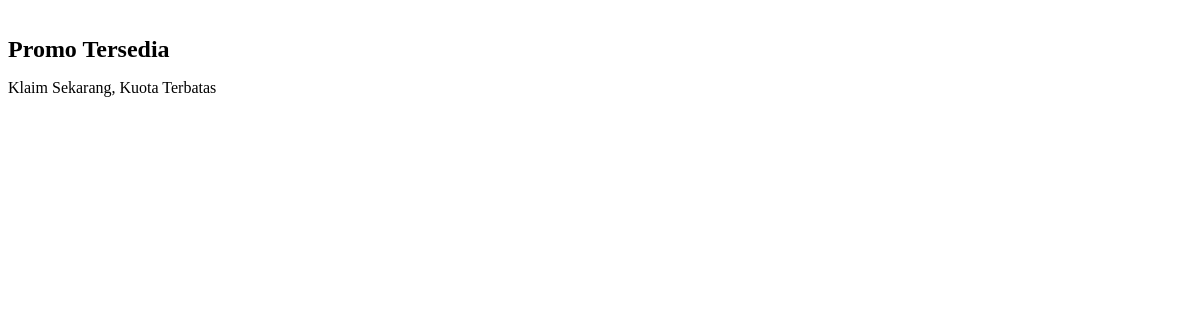
/ui/promo.php, run on an earlier commit of the app's database.
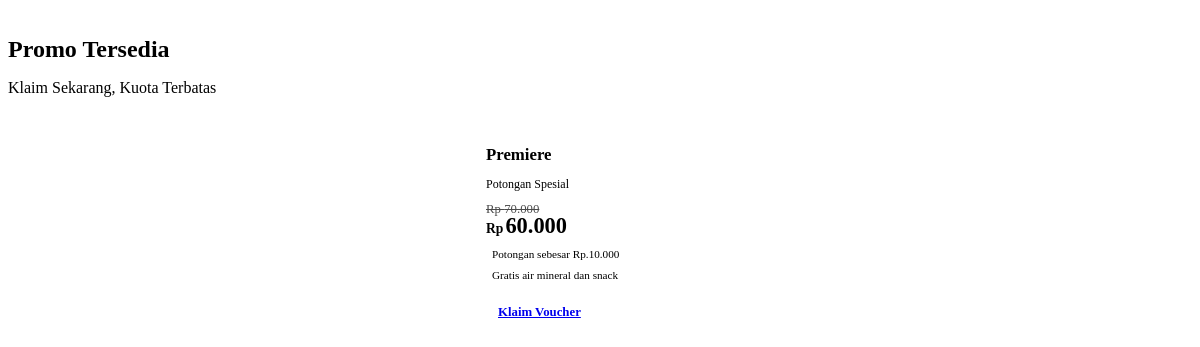
And on a later commit of the database.
### tables this page shows
CREATE TABLE `promos` (
  `id` int(11) NOT NULL,
  `nama_promo` varchar(100) NOT NULL,
  `kode_prefix` varchar(10) NOT NULL,
  `kuota` int(11) NOT NULL,
  `harga_normal` varchar(50) NOT NULL,
  `potongan` varchar(50) NOT NULL,
  `keterangan` text NOT NULL,
  `best_value` enum('Ya','Tidak') DEFAULT 'Tidak',
  `status` enum('Aktif','Nonaktif') DEFAULT 'Aktif',
  `created_at` timestamp NOT NULL DEFAULT current_timestamp()
);

### ui/promo.php (the view, shortened to what this page needs)
<?php
$promos_data = [];
if ($koneksi instanceof PDO) {
    $stmt = $koneksi->query("SELECT * FROM promos WHERE status = 'Aktif' AND kuota > 0 ORDER BY best_value DESC, id DESC");
    $promos_data = $stmt->fetchAll(PDO::FETCH_ASSOC);
} else {
    $res = mysqli_query($koneksi, "SELECT * FROM promos WHERE status = 'Aktif' AND kuota > 0 ORDER BY best_value DESC, id DESC");
    while($row = mysqli_fetch_assoc($res)) {
        $promos_data[] = $row;
    }
}
?>
<section id="promo" class="promo-section">
    <div class="container">
        <div class="text-center mt-5" data-aos="fade-up">
            <h2 class="section-title">Promo <span>Tersedia</span></h2>
            <p class="text-subtitle-promo">Klaim Sekarang, Kuota Terbatas</p>
        </div>
        <div class="promo-pricing-wrapper" data-aos="fade-up" data-aos-delay="100">
            <?php foreach($promos_data as $promo): ?>
                <?php
                    $card_class = ($promo['best_value'] == 'Ya') ? 'promo-card-highlight-glued' : 'promo-card-standard-glued';
                    $btn_class = ($promo['best_value'] == 'Ya') ? 'btn-promo-highlight' : 'btn-promo-standard';
                    $harga_normal = (float)$promo['harga_normal'];
                    $potongan = (float)$promo['potongan'];
                    $harga_akhir = $harga_normal - $potongan;
                    $harga_normal_format = number_format($harga_normal, 0, ',', '.');
                    $harga_akhir_format = number_format($harga_akhir, 0, ',', '.');
                    $keterangan_list = explode("\n", $promo['keterangan']);
                ?>
                <div class="<?= $card_class; ?>">
                    <div>
                        <div class="promo-card-header">
                            <h3 class="promo-title"><?= htmlspecialchars($promo['nama_promo']); ?></h3>
                            <p class="promo-desc <?= ($promo['best_value'] == 'Tidak') ? 'text-muted-custom' : ''; ?>">Potongan Spesial</p>
                        </div>
                        <div class="promo-price-wrapper">
                            <div class="promo-price-normal">
                                Rp <?= $harga_normal_format; ?>
                            </div>
                            <div class="promo-price">
                                <span class="price-currency">Rp</span>
                                <span class="price-amount"><?= $harga_akhir_format; ?></span>
                            </div>
                        </div>
                        <ul class="promo-features">
                            <?php foreach($keterangan_list as $ket): ?>
                                <?php if(trim($ket) !== ''): ?>
                                    <li><i class="fas fa-check-circle"></i> <?= htmlspecialchars(trim($ket)); ?></li>
                                <?php endif; ?>
                            <?php endforeach; ?>
                        </ul>
                    </div>
                    <a href="promo-araya?id=<?= $promo['id']; ?>" class="btn <?= $btn_class; ?> w-100">Klaim Voucher</a>
                </div>
            <?php endforeach; ?>
        </div>
    </div>
</section>

### ui/promo.php (style rules this page uses)
.promo-section { padding-top: 10px !important; padding-bottom: 10px !important; margin-top: 0 !important; margin-bottom: 10px !important; }
.promo-section .section-title { margin-top: 0 !important; margin-bottom: 4px !important; }
.promo-section .text-subtitle-promo { margin-bottom: 15px !important; }
.promo-pricing-wrapper { display: grid; grid-template-columns: repeat(auto-fit, minmax(220px, 260px)); justify-content: center; gap: 15px; width: 100%; }
.promo-card-highlight-glued, .promo-card-standard-glued { position: relative; padding: 16px; border-radius: 12px; display: flex; flex-direction: column; justify-content: space-between; transition: all 0.3s ease; box-sizing: border-box; }
.promo-title { font-size: 1.05rem; font-weight: 700; margin-bottom: 2px; line-height: 1.2; }
.promo-desc { font-size: 0.75rem; margin-bottom: 10px; }
.promo-price-wrapper { margin: 10px 0; }
.promo-price-normal { text-decoration: line-through; opacity: 0.7; font-size: 0.8rem; margin-bottom: -2px; }
.promo-price { display: flex; align-items: baseline; gap: 2px; }
.price-currency { font-size: 0.85rem; font-weight: 600; }
.price-amount { font-size: 1.4rem; font-weight: 800; line-height: 1; }
.promo-features { list-style: none; padding: 0; margin: 10px 0 15px 0; font-size: 0.7rem; }
.promo-features li { margin-bottom: 6px; display: flex; align-items: flex-start; gap: 6px; line-height: 1.3; }
.btn-promo-highlight, .btn-promo-standard { font-size: 0.8rem; padding: 8px 12px; border-radius: 8px; font-weight: 600; }

What changed in the data, as far as the page shows it:
added promos: nama_promo "Premiere", harga_normal "70.000", harga_akhir_format "60.000", keterangan "Potongan sebesar Rp.10.000", keterangan "Gratis air mineral dan snack"
